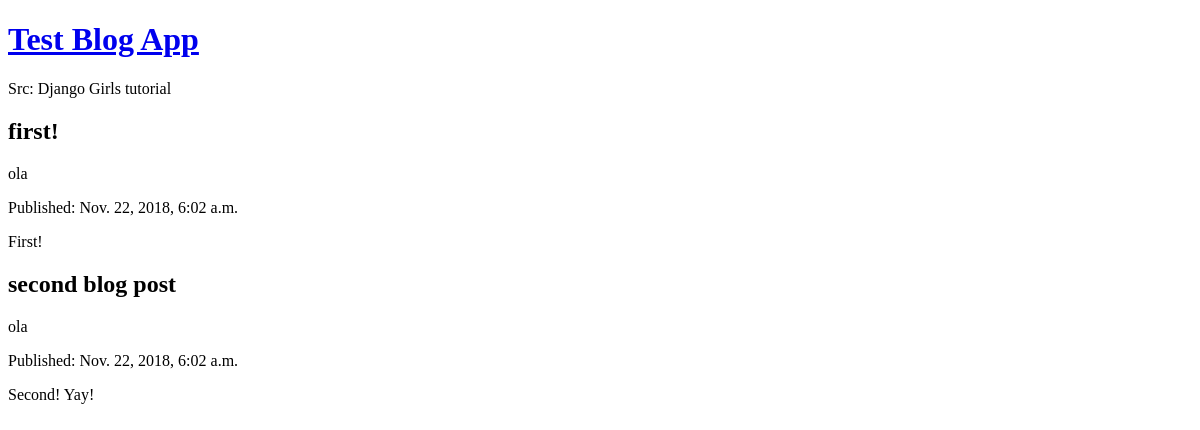
Before: / with the older database file.
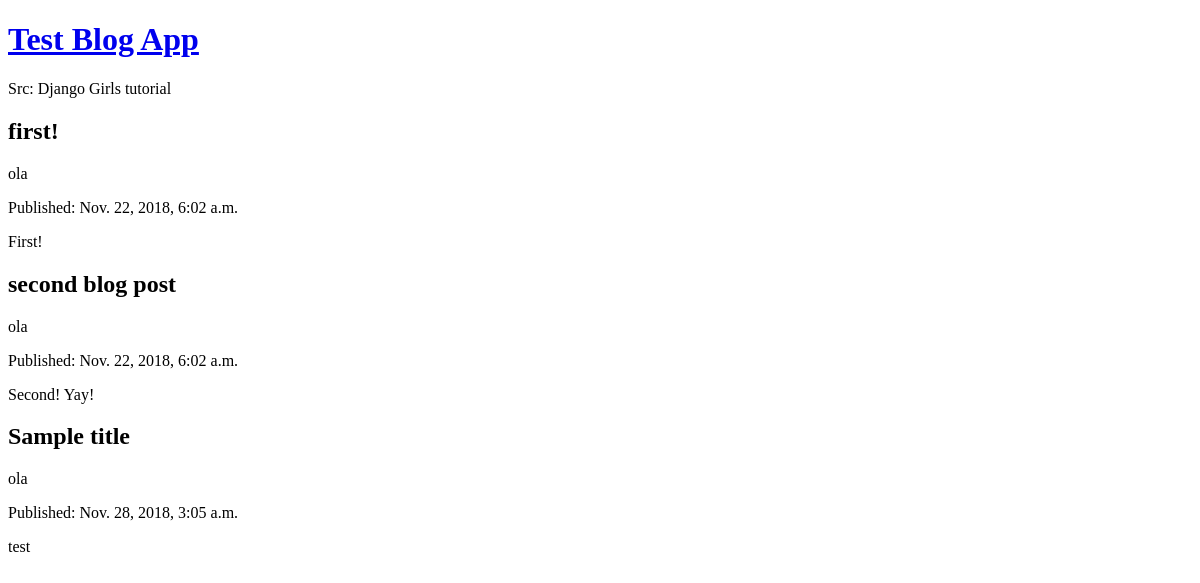
After: the same page with the newer database file.
### blog/models.py (models this page shows, shortened)
class Post(models.Model):
	author = models.ForeignKey(settings.AUTH_USER_MODEL, on_delete=models.CASCADE)
	title = models.CharField(max_length=200)
	text = models.TextField()
	created_date = models.DateTimeField(default=timezone.now)
	published_date = models.DateTimeField(blank=True, null=True)

### blog/views.py (the view)
# urls.py: path('', views.post_list, name='post_list'),
def post_list(request):
	posts = Post.objects.filter(published_date__lte=timezone.now()).order_by('published_date')
	return render(request, 'blog/post_list.html', {'posts': posts})

### blog/templates/blog/post_list.html (shortened to what this page needs)
<!DOCTYPE html>
<html>
    <head>
    </head>
    <body>
        <div>
            <h1><a href="/">Test Blog App</a></h1>
        </div>
        <div href="tutorial.djangogirls.org/"> Src: Django Girls tutorial</div>
        {% for post in posts %}
            <h2> {{ post.title }}</h2>
            <p> {{ post.author }}</p>
            <p> Published: {{ post.published_date }} </p>
            <p> {{ post.text|linebreaksbr }} </p>
        {% endfor %}
    </body>
</html>

Changed rows visible on the page:
added Post: title "Sample title", author "ola", published_date "Nov. 28, 2018, 3:05 a.m.", text "test"
